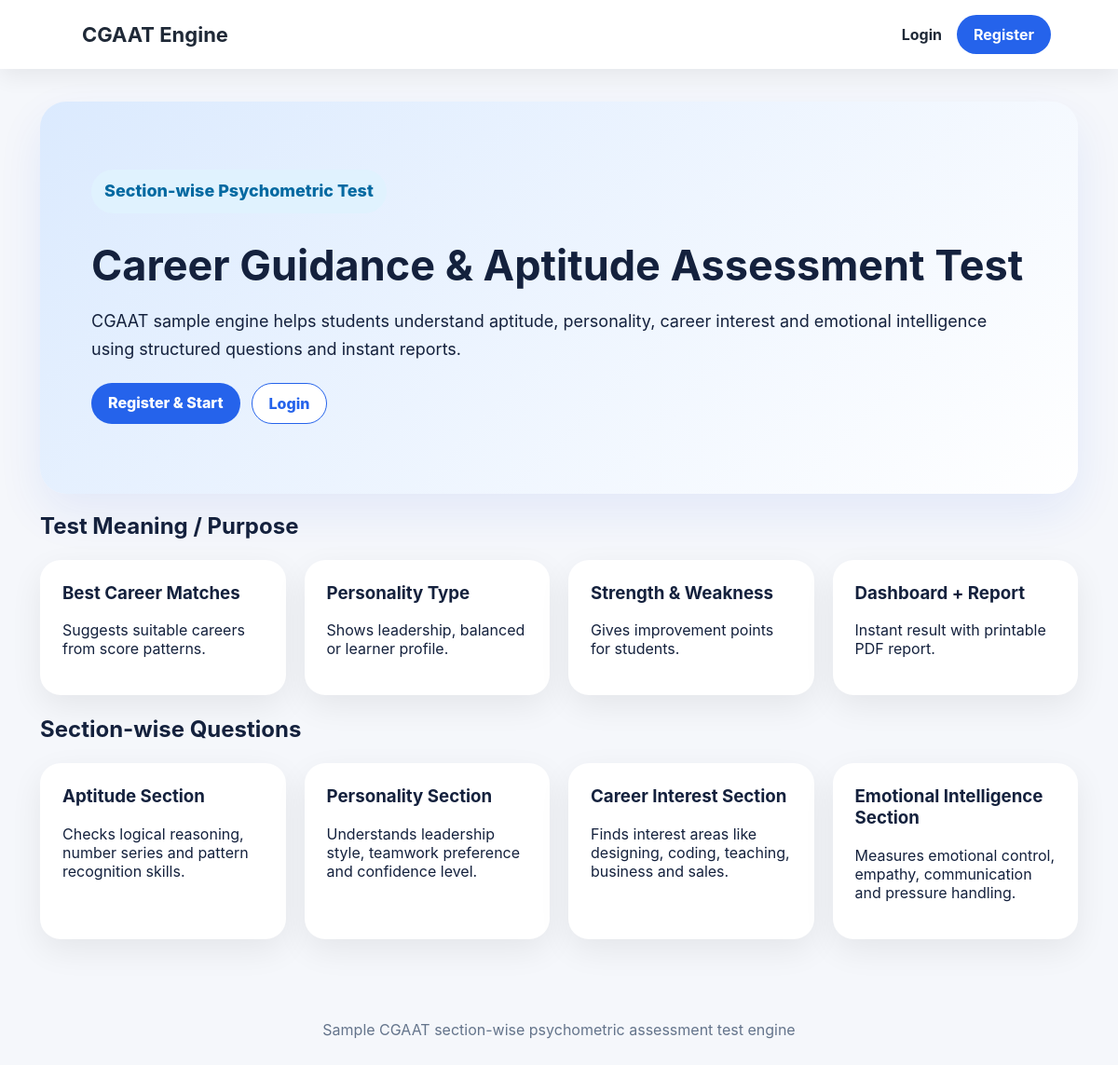
The page / on the database its author committed.
### assessment/models.py (models this page shows, shortened)
class Section(models.Model):
    name = models.CharField(max_length=120)
    meaning = models.TextField()
    order = models.PositiveIntegerField(default=1)

### assessment/views.py (the view)
# urls.py: path('', views.home, name='home'),
def home(request):
    return render(request, 'assessment/home.html', {'sections': Section.objects.all().order_by('order')})

### templates/assessment/home.html
{% extends 'assessment/base.html' %}{% block content %}
<section class="hero"><div><p class="badge">Section-wise Psychometric Test</p><h1>Career Guidance & Aptitude Assessment Test</h1><p>CGAAT sample engine helps students understand aptitude, personality, career interest and emotional intelligence using structured questions and instant reports.</p><div class="actions">{% if user.is_authenticated %}<a class="btn" href="{% url 'smart_dashboard' %}">Start Assessment</a><a class="btn outline" href="{% url 'dashboard' %}">View Dashboard</a>{% else %}<a class="btn" href="{% url 'register' %}">Register & Start</a><a class="btn outline" href="{% url 'login' %}">Login</a>{% endif %}</div></div></section>
<h2>Test Meaning / Purpose</h2><div class="grid"><div class="card"><h3>Best Career Matches</h3><p>Suggests suitable careers from score patterns.</p></div><div class="card"><h3>Personality Type</h3><p>Shows leadership, balanced or learner profile.</p></div><div class="card"><h3>Strength & Weakness</h3><p>Gives improvement points for students.</p></div><div class="card"><h3>Dashboard + Report</h3><p>Instant result with printable PDF report.</p></div></div>
<h2>Section-wise Questions</h2><section class="grid">{% for section in sections %}<div class="card"><h3>{{ section.name }}</h3><p>{{ section.meaning }}</p></div>{% empty %}<div class="card"><h3>No sections yet</h3><p>Run migration to create sample questions.</p></div>{% endfor %}</section>
{% endblock %}

### static/css/style.css (style rules this page uses)
* { box-sizing:border-box }
body { margin:0;font-family:Inter,Arial,sans-serif;background:#f5f7fb;color:#14213d }
a { text-decoration:none;color:#1d4ed8 }
.pill,.btn { background:#2563eb!important;color:white!important;padding:11px 18px;border-radius:999px;border:0;display:inline-block;font-weight:800;cursor:pointer }
.outline { background:white!important;color:#2563eb!important;border:1px solid #2563eb!important }
.hero { background:linear-gradient(135deg,#dbeafe,#fff);border-radius:28px;padding:55px;box-shadow:0 20px 50px #1d4ed815 }
.hero h1 { font-size:45px;margin:10px 0 }
.hero p { font-size:18px;line-height:1.7 }
.badge { display:inline-block;background:#e0f2fe;color:#0369a1;padding:8px 14px;border-radius:999px;font-weight:800 }
.actions { display:flex;gap:12px;flex-wrap:wrap;margin:20px 0 }
.grid { display:grid;grid-template-columns:repeat(auto-fit,minmax(230px,1fr));gap:20px;margin:22px 0 }
.card,.auth,.test-card,.report,.table { background:white;border-radius:22px;padding:24px;box-shadow:0 12px 35px #00000012 }
.card h3 { margin-top:0 }

### rows shown on the page
Section: name "Aptitude Section", meaning "Checks logical reasoning, number series and pattern recognition skills."
Section: name "Personality Section", meaning "Understands leadership style, teamwork preference and confidence level."
Section: name "Career Interest Section", meaning "Finds interest areas like designing, coding, teaching, business and sales."
Section: name "Emotional Intelligence Section", meaning "Measures emotional control, empathy, communication and pressure handling."
